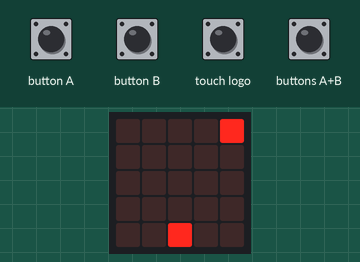
Simulated run of this program. Board: BBC micro:bit (MakeCode). On the bench: the board's 5×5 LED display. Inputs (shaded band) come from the test bench. Random numbers come from a fixed seed; the run ends where the board's game-over animation would start. At 5.1 s the program stops and its outputs stay as they are.

Above: at 1.8 s.
1.9 s: buttons A+B pressed for 0.15 s
At 2.3 s:
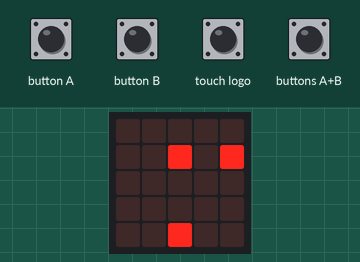
At 6.2 s:
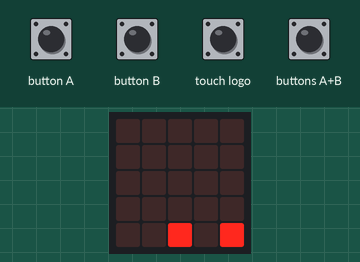
Timing chart, 0 to 6.6 s (numbered marks = the images above; inputs shaded):
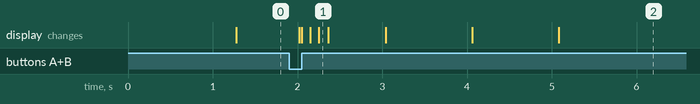

The program:

main.ts
```typescript
input.onLogoEvent(TouchButtonEvent.Pressed, function () {
    game.resume()
})
input.onButtonPressed(Button.A, function () {
    nave.move(-1)
})
input.onGesture(Gesture.Shake, function () {
    game.pause()
})
input.onButtonPressed(Button.AB, function () {
    disparo = game.createSprite(nave.get(LedSpriteProperty.X), nave.get(LedSpriteProperty.Y))
    for (let index = 0; index < 5; index++) {
        disparo.change(LedSpriteProperty.Y, -1)
        basic.pause(100)
    }
})
input.onButtonPressed(Button.B, function () {
    nave.move(1)
})
let disparo: game.LedSprite = null
let nave: game.LedSprite = null
nave = game.createSprite(2, 4)
let enemigo_1 = game.createSprite(2, 0)
disparo = game.createSprite(2, 0)
enemigo_1.delete()
disparo.delete()
game.setScore(0)
basic.forever(function () {
    if (disparo.get(LedSpriteProperty.Y) == 0) {
        disparo.delete()
    }
})
basic.forever(function () {
    basic.pause(randint(1000, 3000))
    if (enemigo_1.isDeleted()) {
        enemigo_1 = game.createSprite(randint(0, 4), 0)
    }
})
basic.forever(function () {
    basic.pause(1000)
    if (!(enemigo_1.isDeleted())) {
        enemigo_1.change(LedSpriteProperty.Y, 1)
    }
})
basic.forever(function () {
    if (disparo.isTouching(enemigo_1)) {
        enemigo_1.delete()
        disparo.delete()
        game.addScore(1)
    } else if (enemigo_1.isTouching(nave)) {
        game.gameOver()
    } else if (enemigo_1.get(LedSpriteProperty.Y) == 4) {
        game.gameOver()
    }
})
```

test.ts
```typescript
// aquí va el archivo "tests"; esto no se compilará cuando este paquete se utilice como una extensión.
```
